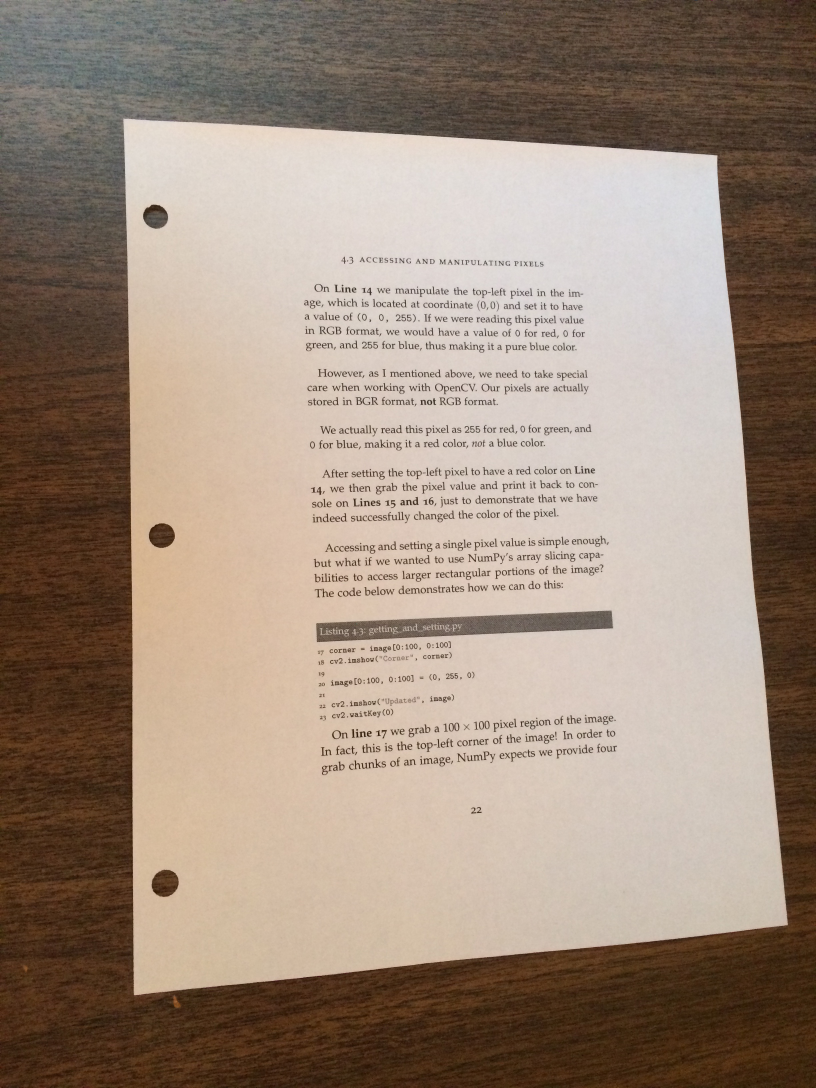
#> input picture scanImage/page.jpg, 2448 x 3264 px, given in place of IMG_20180419_174148.jpg, which was not available (shown at 1/3 size)
$ python scanImage.py   (older library calls are emulated)
#> lines starting #> are read from the running program, lines starting #| are printed output that depends on the picture; after the words box and inside, x2 and y2 are one past the last pixel; in counts of white or black regions, pixels touching at a corner belong together; pictures that were not available may be replaced by others from this repository, and a replacement may not be noted

from skimage import exposure
import numpy as np
import argparse
import cv2
from skimage.filter import threshold_adaptive, threshold_otsu


def resize(image, width = None, height = None, inter = cv2.INTER_AREA):

	dim = None
	(h, w) = image.shape[:2]

	if width is None and height is None:
		return image

	# check to see if the width is None
	if width is None:
		# calculate the ratio of the height and construct the
		# dimensions
		r = height / float(h)
		dim = (int(w * r), height)

	# otherwise, the height is None
	else:
		# calculate the ratio of the width and construct the
		# dimensions
		r = width / float(w)
		dim = (width, int(h * r))

	# resize the image
	resized = cv2.resize(image, dim, interpolation = inter)

	# return the resized image
	return resized


# load the query image, compute the ratio of the old height
# to the new height, clone it, and resize it
fileName = "/home/venkat/git/scanImage/IMG_20180419_174148.jpg"
image = cv2.imread(fileName)
#> image is the input picture: shape (3264, 2448, 3); mean B, G, R 123.7, 138.6, 156.7
ratio = image.shape[0] / 300.0
#> ratio = 10.88
orig = image.copy()
image = resize(image, height = 300)
#> in resize, `resized = cv2.resize(image, dim, interpolation = inter)`:
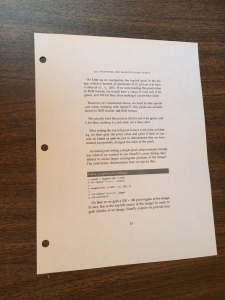
#> resized: shape (300, 225, 3); mean B, G, R 123.7, 138.6, 156.7


# convert the image to grayscale, blur it, and find edges
# in the image
gray = cv2.cvtColor(image, cv2.COLOR_BGR2GRAY)
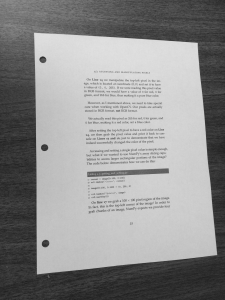
#> gray: shape (300, 225); min 32, max 224, mean 142.4
gray = cv2.bilateralFilter(gray, 11, 17, 17)
edged = cv2.Canny(gray, 30, 200)
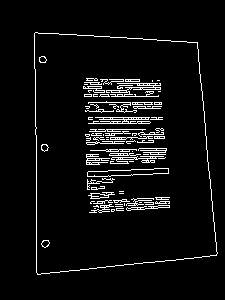
#> edged: shape (300, 225); 5.8% white in thin lines or dots, all inside (x1, y1, x2, y2) = (34, 32, 218, 275)

# find contours in the edged image, keep only the largest
# ones, and initialize our screen contour
(_,cnts, _) = cv2.findContours(edged.copy(), cv2.RETR_TREE, cv2.CHAIN_APPROX_SIMPLE)
#> cnts = 199 contours, 166 with area under 20; largest, box (x1, y1, x2, y2) and area: (34, 32, 218, 275) 38993, (34, 32, 218, 275) 38992, (87, 168, 169, 177) 406, (87, 168, 169, 177) 404, (88, 117, 151, 124) 153

# Getting top 10 big contours
cnts = sorted(cnts, key = cv2.contourArea, reverse = True)[:10]
#> cnts = 10 contours; largest, box (x1, y1, x2, y2) and area: (34, 32, 218, 275) 38993, (34, 32, 218, 275) 38992, (87, 168, 169, 177) 406, (87, 168, 169, 177) 404, (88, 117, 151, 124) 153
screenCnt = None

# loop over our contours
for c in cnts:
	# approximate the contour
	peri = cv2.arcLength(c, True)
	approx = cv2.approxPolyDP(c, 0.02 * peri, True)
	#cv2.drawContours(image, [c], 0, (0,255,0), 3)

	# if our approximated contour has four points, then
	# we can assume that we have found our screen
	if len(approx) == 4:
		screenCnt = approx
		break
#> this loop made 1 pass
#> (peri, screenCnt) on pass 1: (819.2, [[35, 32], [37, 274], [216, 255], [197, 42]])
cv2.drawContours(image, [screenCnt], 0, (0,255,0), 3)
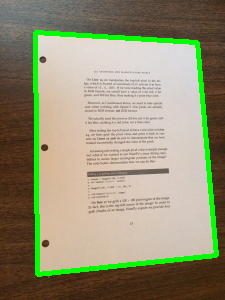
#> image: shape (300, 225, 3); 5.87% of pixels changed, all inside (x1, y1, x2, y2) = (33, 30, 219, 277)

# now that we have our screen contour, we need to determine
# the top-left, top-right, bottom-right, and bottom-left
# points so that we can later warp the image -- we'll start
# by reshaping our contour to be our finals and initializing
# our output rectangle in top-left, top-right, bottom-right,
# and bottom-left order

pts = screenCnt.reshape(4, 2)
#> pts = [[35, 32], [37, 274], [216, 255], [197, 42]]
rect = np.zeros((4, 2), dtype = "float32")

# the top-left point has the smallest sum whereas the
# bottom-right has the largest sum
s = pts.sum(axis = 1)
#> s = [67, 311, 471, 239]
rect[0] = pts[np.argmin(s)]
rect[2] = pts[np.argmax(s)]

# compute the difference between the points -- the top-right
# will have the minumum difference and the bottom-left will
# have the maximum difference
diff = np.diff(pts, axis = 1)
#> diff = [-3, 237, 39, -155]
rect[1] = pts[np.argmin(diff)]
rect[3] = pts[np.argmax(diff)]

# multiply the rectangle by the original ratio
rect *= ratio
# now that we have our rectangle of points, let's compute
# the width of our new image
(tl, tr, br, bl) = rect
#> tl = [380.8, 348.2]; tr = [2143.4, 457]; br = [2350.1, 2774.4]; bl = [402.6, 2981.1]
widthA = np.sqrt(((br[0] - bl[0]) ** 2) + ((br[1] - bl[1]) ** 2))
#> widthA = 1958.5
widthB = np.sqrt(((tr[0] - tl[0]) ** 2) + ((tr[1] - tl[1]) ** 2))
#> widthB = 1765.9

# ...and now for the height of our new image
heightA = np.sqrt(((tr[0] - br[0]) ** 2) + ((tr[1] - br[1]) ** 2))
#> heightA = 2326.6
heightB = np.sqrt(((tl[0] - bl[0]) ** 2) + ((tl[1] - bl[1]) ** 2))
#> heightB = 2633.1

# take the maximum of the width and height values to reach
# our final dimensions
maxWidth = max(int(widthA), int(widthB))
#> maxWidth = 1958
maxHeight = max(int(heightA), int(heightB))
#> maxHeight = 2633

# construct our destination points which will be used to
# map the screen to a top-down, "birds eye" view
dst = np.array([
	[0, 0],
	[maxWidth - 1, 0],
	[maxWidth - 1, maxHeight - 1],
	[0, maxHeight - 1]], dtype = "float32")

# calculate the perspective transform matrix and warp
# the perspective to grab the screen
M = cv2.getPerspectiveTransform(rect, dst)
warp = cv2.warpPerspective(orig, M, (maxWidth, maxHeight))
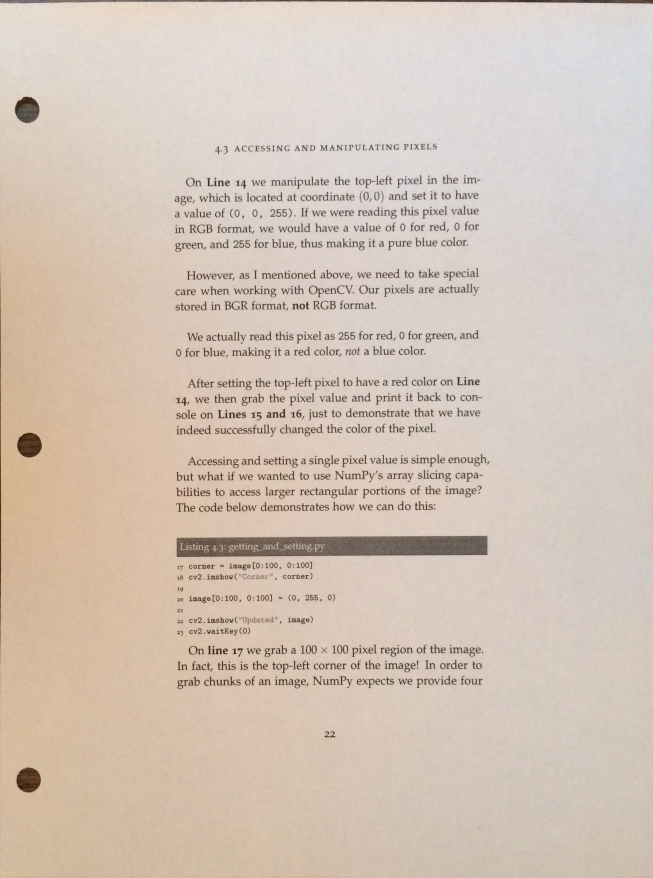
#> warp: shape (2633, 1958, 3) (shown at 1/3 size); mean B, G, R 184, 196.6, 211.7

# convert the warped image to grayscale and then adjust
# the intensity of the pixels to have minimum and maximum
# values of 0 and 255, respectively
warped = cv2.cvtColor(warp, cv2.COLOR_BGR2GRAY)
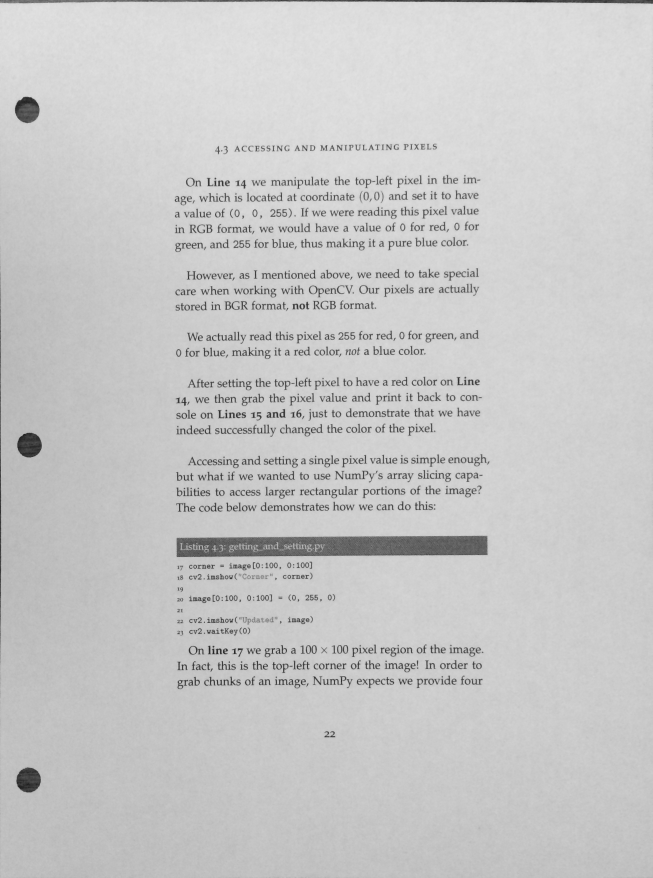
#> warped: shape (2633, 1958) (shown at 1/3 size); min 18, max 234, mean 199.7

# Converting as binary image
T = threshold_otsu(warped)
#> T = 151
warped = (warped > T).astype("uint8") * 255
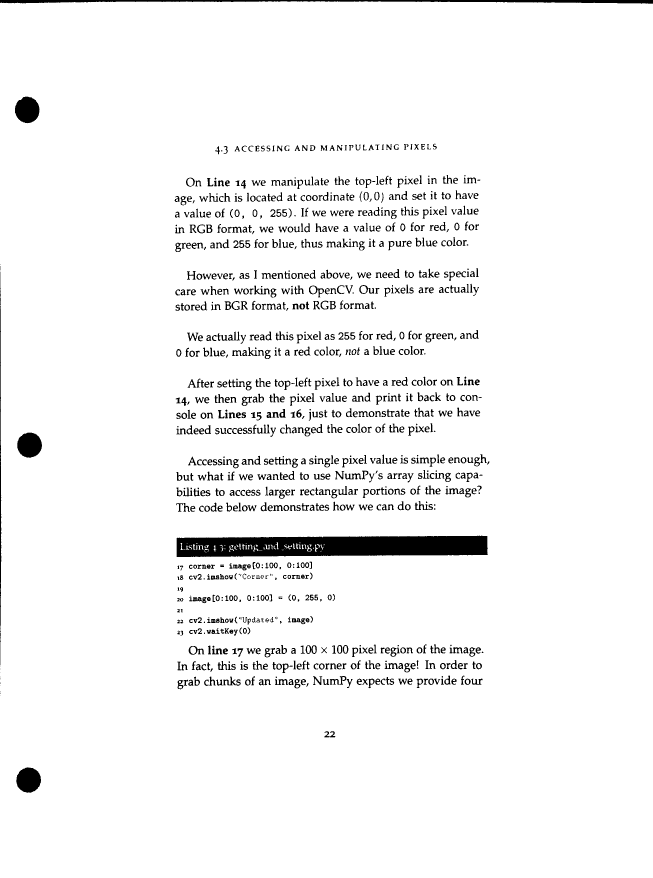
#> warped: shape (2633, 1958) (shown at 1/3 size); 95.6% white; 1148 black regions (107 under 20 px), largest, box (x1, y1, x2, y2) and area: (530, 1607, 1463, 1671) 51336, (0, 0, 1958, 11) 12302, (45, 290, 119, 370) 4522

#cv2.imshow("image", image)
#cv2.imshow("edge", edged)
#cv2.imshow("warp", resize(warp, height = 300))
cv2.imwrite("scan_image.jpg",warped)

cv2.waitKey(0)
cv2.destroyAllWindows()
